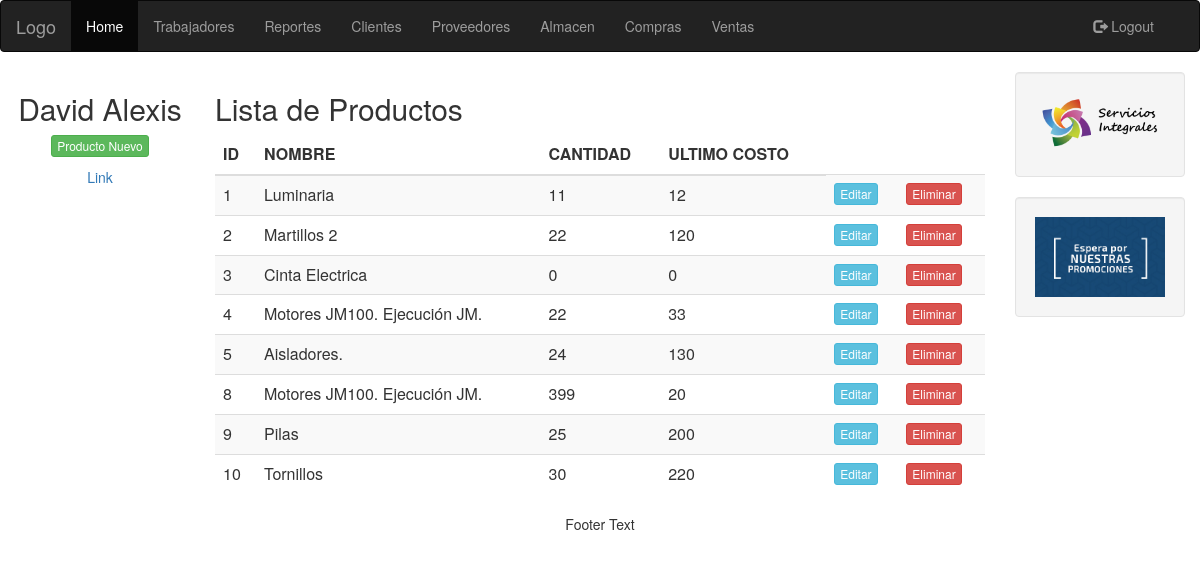
/taller/almacen.php (signed in), run on an earlier commit of the app's database.
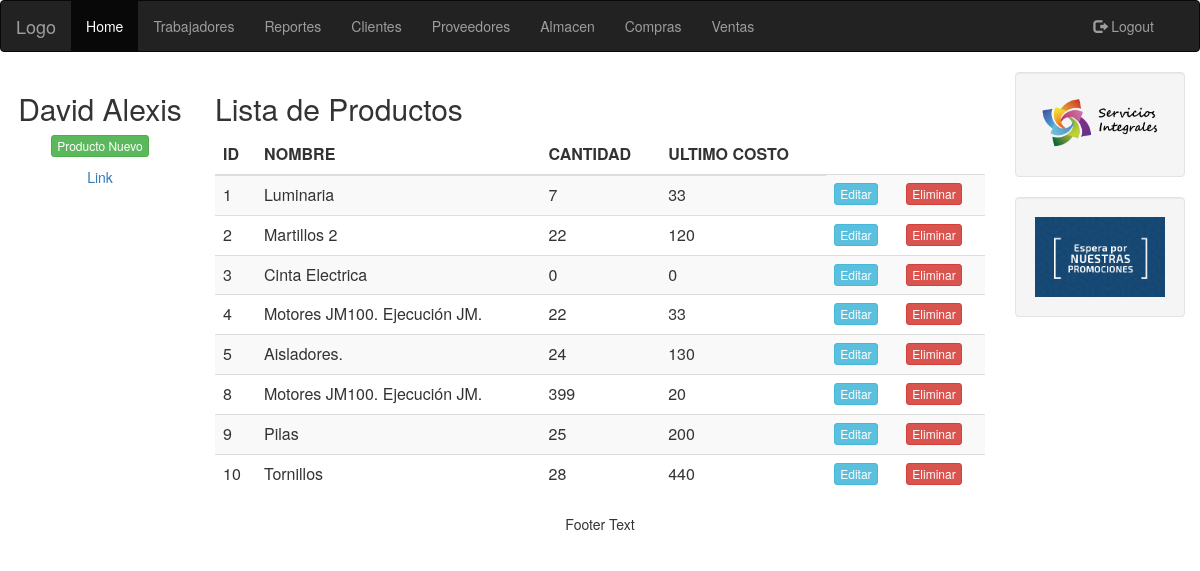
And on a later commit of the database.
### tables this page shows
CREATE TABLE `almacen` (
  `id` int(11) NOT NULL,
  `nombre` varchar(40) NOT NULL,
  `ultimo_costo` decimal(10,0) NOT NULL,
  `cantidad` int(11) NOT NULL
);

### taller/utilidades/sesion.php (called while the page is built, shortened)
<?php
include_once('clases/Trabajador.php');
global $BD;
if (isset($_SESSION['sesion_id'])) {
	if ($_SESSION['sesion_tipo'] == 'trabajador') {
		$_usuario = new Trabajador();
		$sql = "SELECT * FROM trabajador WHERE id = {$_SESSION['sesion_id']}";
		$resultado = $BD->query($sql);
		$datos = $resultado->fetch_assoc();
		$_usuario->nombre = $datos['nombre'];
	}
} else {
	$_usuario = false;
}

### taller/clases/Trabajador.php (called while the page is built, shortened)
<?php
include_once "Almacen.php";
class Trabajador extends Usuario {
	public function consultarAlmacen(){
		global $BD;
		$sql = "SELECT * FROM almacen";
		$result = $BD->query($sql);
		$almacenes = array();
		while($fila = $result->fetch_assoc()) {
			$almacen = new Almacen($fila['id'], $fila['nombre'], $fila['ultimo_costo'], $fila['cantidad']);
			$almacenes[] = $almacen;
		}
		return $almacenes;
	}
}

### taller/clases/Almacen.php (called while the page is built, shortened)
<?php
class Almacen {
	public function __construct($id = null, $nombre = null, $ultimo_costo =null, $cantidad = null) {
		$this->id = $id;
		$this->nombre = $nombre;
		$this->ultimo_costo = $ultimo_costo;
		$this->cantidad = $cantidad;
	}
}

### taller/almacen.php (the view, shortened to what this page needs)
<?php
include('utilidades/conexion_bd.php');
include('utilidades/sesion.php');
$almacenes = $_usuario->consultarAlmacen();
 ?>
<html>
<head>
	<?php include 'utilitys.php'; ?>
</head>
<body>
	<?php include 'nav.php'; ?>
	<div class="container-fluid text-center">
		<div class="row content">
			<div class="col-sm-2 sidenav">
				<?php if ($_usuario) { ?>
				<h2><?php echo $_usuario->nombre; ?></h2>
				<?php } ?>
				<p><a href="producto_nuevo.php" class="btn btn-success btn-xs">Producto Nuevo</a></p>
				<p><a href="#">Link</a></p>
			</div>
			<div class="col-sm-8 text-left">
				<h2>Lista de Productos</h2>
				<div class="table-responsive">
					<table class="table table-striped">
						<thead>
							<tr>
								<th>ID</th>
								<th>NOMBRE</th>
								<th>CANTIDAD</th>
								<th>ULTIMO COSTO</th>
							</tr>
						</thead>
						<tbody>
							<?php foreach($almacenes as $objeto) { ?>
								<tr>
									<td><?php echo $objeto->id; ?></td>
									<td><?php echo $objeto->nombre; ?></td>
									<td><?php echo $objeto->cantidad; ?></td>
									<td><?php echo $objeto->ultimo_costo; ?></td>
									<td><a href="editar_producto.php?id=<?php echo $objeto->id; ?>" class="btn btn-info btn-xs"> Editar </a></td>
									<td><a href="eliminar_producto.php?id=<?php echo $objeto->id;?>" class="btn btn-danger btn-xs"> Eliminar </a></td>
								</tr>
								<?php } ?>
						</tbody>
					</table>
				</div>
			</div>
			<div class="col-sm-2 sidenav">
				<div class="well">
					<img src="img/serviciosintegrales2.png" style="width:100%">
				</div>
				<div class="well">
					<img src="img/promociones.jpg" style="width:100%">
				</div>
			</div>
		</div>
	</div>
	<?php include 'footer.php'; ?>
</body>
</html>

What changed in the data, as far as the page shows it:
changed almacen "Luminaria": cantidad "11" → "7"; ultimo_costo "12" → "33"
changed almacen "Tornillos": cantidad "30" → "28"; ultimo_costo "220" → "440"
